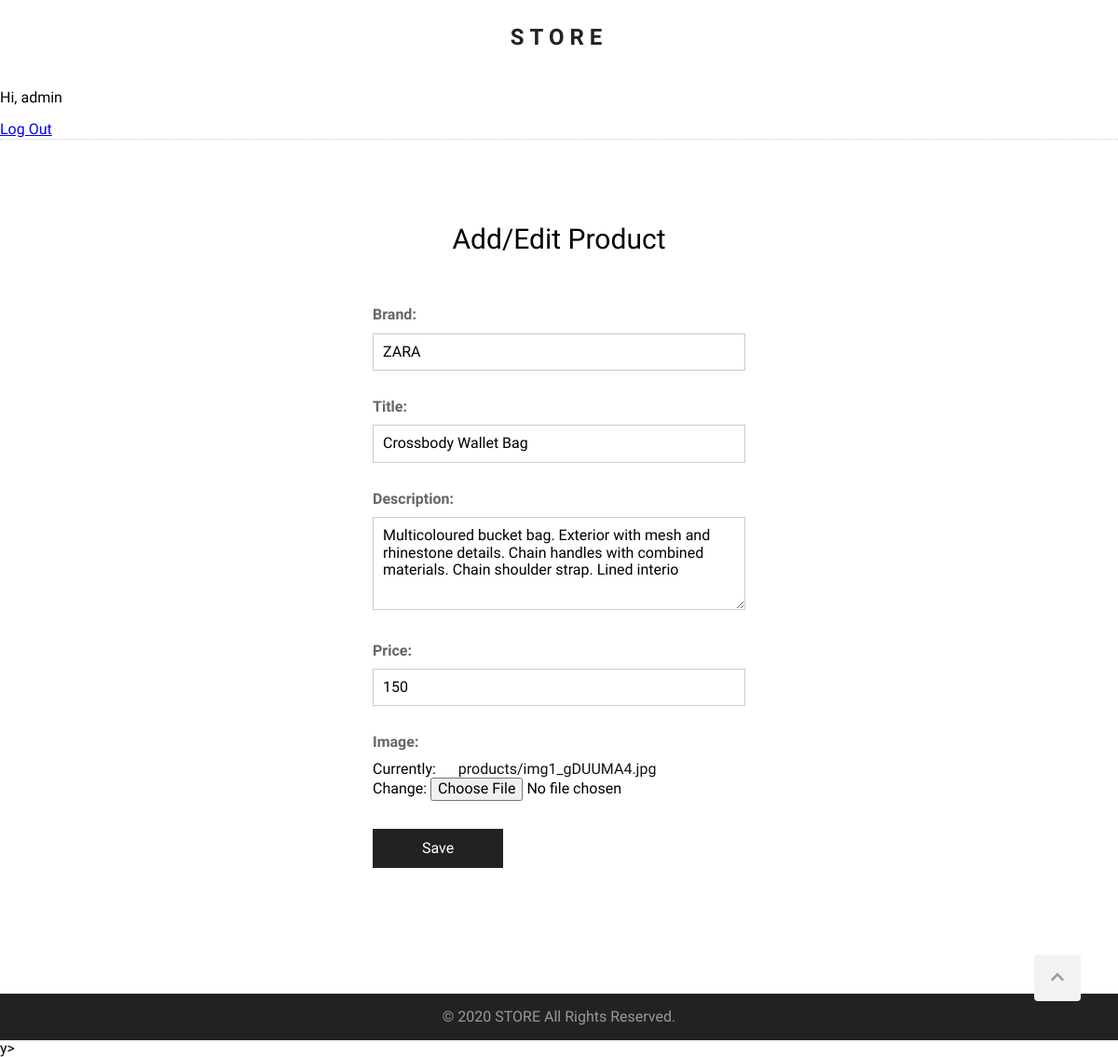
The app's page /products/edit/23/ (signed in) with its own data.
### products/models.py (models this page shows, shortened)
class Product(models.Model):
    brand = models.CharField(max_length=100)
    title = models.CharField(max_length= 100)
    description = models.TextField(max_length= 2000, null= True, blank= True)
    price = models.PositiveIntegerField(null=True,blank=True)
    created_at = models.DateTimeField(auto_now=True)
    image = models.ImageField(upload_to='products/', null=True)

### products/views.py (the view)
# urls.py: path('products/edit/<pk>/', product_edit, name='product_edit'),
def product_edit(request, pk):
    if request.user.is_authenticated and request.user.is_superuser:
        product = get_object_or_404(Product, pk=pk)
        if request.method == 'POST':
           form = AddProductForm(request.POST, request.FILES, instance=product)
           if form.is_valid():
                form.save()
                return render(request, 'products/product_add_edit_successful.html')
        else:
            form = AddProductForm(instance=product)
        context = {
            'form':form
        }
        return render(request, 'products/product_add_edit.html',context)
    else:
        return redirect('view_products')

### products/forms.py
class AddProductForm(ModelForm):
    class Meta:
        model = Product
        fields = ('brand', 'title', 'description', 'price', 'image')

### templates/products/product_add_edit.html (shortened to what this page needs)
{% extends "base.html" %}
{% block content %}
<section class="form-section">
    <h2 class="section-headline">Add/Edit Product</h2>
    <div class="form">
        <form action="" method="post" enctype="multipart/form-data">
            {{ form.as_p }}
            <p>
                <button type="submit">Save</button>
            </p>
        </form>
    </div>
</section>
{% endblock %}

### templates/base.html (shortened to what this page needs)
{% load static %}
<!DOCTYPE html>
<html lang="en">
<head>
    <link rel="stylesheet" href="{% static 'normalize.css' %}" />
    <link rel="stylesheet" href="{% static 'style.css' %}" />
</head>
<body>
    <div class="wrapper">
        <header>
            <h1 id="logo">
                <a href="{% url 'home' %}">STORE</a>
            </h1>
            {% if user.is_authenticated %}
            <p>Hi, {{user.username}}</p>
            <a href="{% url 'logout' %}">Log Out</a>
            {% else %}
            <a href="{% url 'login' %}">Login </a>
            {% endif %}
            <div id="controls">
            </div>
        </header>
        <main>
            {% block content %}{% endblock %}
        </main>
    </div>
    <footer>
        <a href="#" id="scroll-up">
            <i class="fas fa-chevron-up"></i>
        </a>
        <p>&copy; 2020 STORE All Rights Reserved.</p>
    </footer>
</body>
</html>y>
</html>

### static/style.css (style rules this page uses)
html { scroll-behavior: smooth; }
body { margin: 0; font-family: 'Questrial', sans-serif; }
.wrapper { min-height: calc(100vh - 50px); }
header { height: auto; border-bottom: 1px dotted #ccc; }
#logo { text-align: center; font-family: 'Domine', serif; font-size: 24px; letter-spacing: 6px; line-height: 80px; margin: 0; }
#logo a { color: #222; text-decoration: none; }
#controls { position: absolute; top: 15px; right: 14%; }
main { max-width: 960px; text-align: center; margin: 90px auto 90px auto; }
.section-headline { font-size: 30px; font-weight: normal; margin: 0; }
.form-section { overflow: auto; width: 100%; }
.form { max-width: 400px; margin: 45px auto; padding: 0 20px; }
.form p { margin: 0 0 20px 0; text-align: left; }
.form label { display: block; padding: 10px 0; color: #666; font-weight: bold; }
.form input[type=text], .form input[type=email], .form input[type=number], .form input[type=password], .form select { padding: 10px; max-width: 400px; width: 100%; border: 1px solid #ccc; box-sizing: border-box; }
.form textarea { max-width: 400px; min-height: 100px; width: 100%; height: 100px; padding: 10px; box-sizing: border-box; font-family: inherit; font-size: inherit; border: 1px solid #ccc; }
.form button { width: 140px; line-height: 40px; font-size: 16px; background: #222; color: #fff; border: none; cursor: pointer; margin-top: 10px; transition-duration: .3s; }
.form a { text-decoration: none; color: #111; margin-left: 20px; }
footer { background-color: #222; height: 50px; color: #999; text-align: center; line-height: 50px; }
footer p { margin: 0; }
#scroll-up { width: 50px; height: 50px; background-color: #f2f2f2; bottom: 60px; right: 40px; position: fixed; border-radius: 4px; cursor: pointer; color: #999; }

### records on screen
Product: brand "ZARA", title "Crossbody Wallet Bag", description "Multicoloured bucket bag. Exterior with mesh and rhinestone details. Chain handles with combined materials. Chain shoulder strap. Lined interio", price "150"

### other values on screen
{{ user.username }} "admin"
